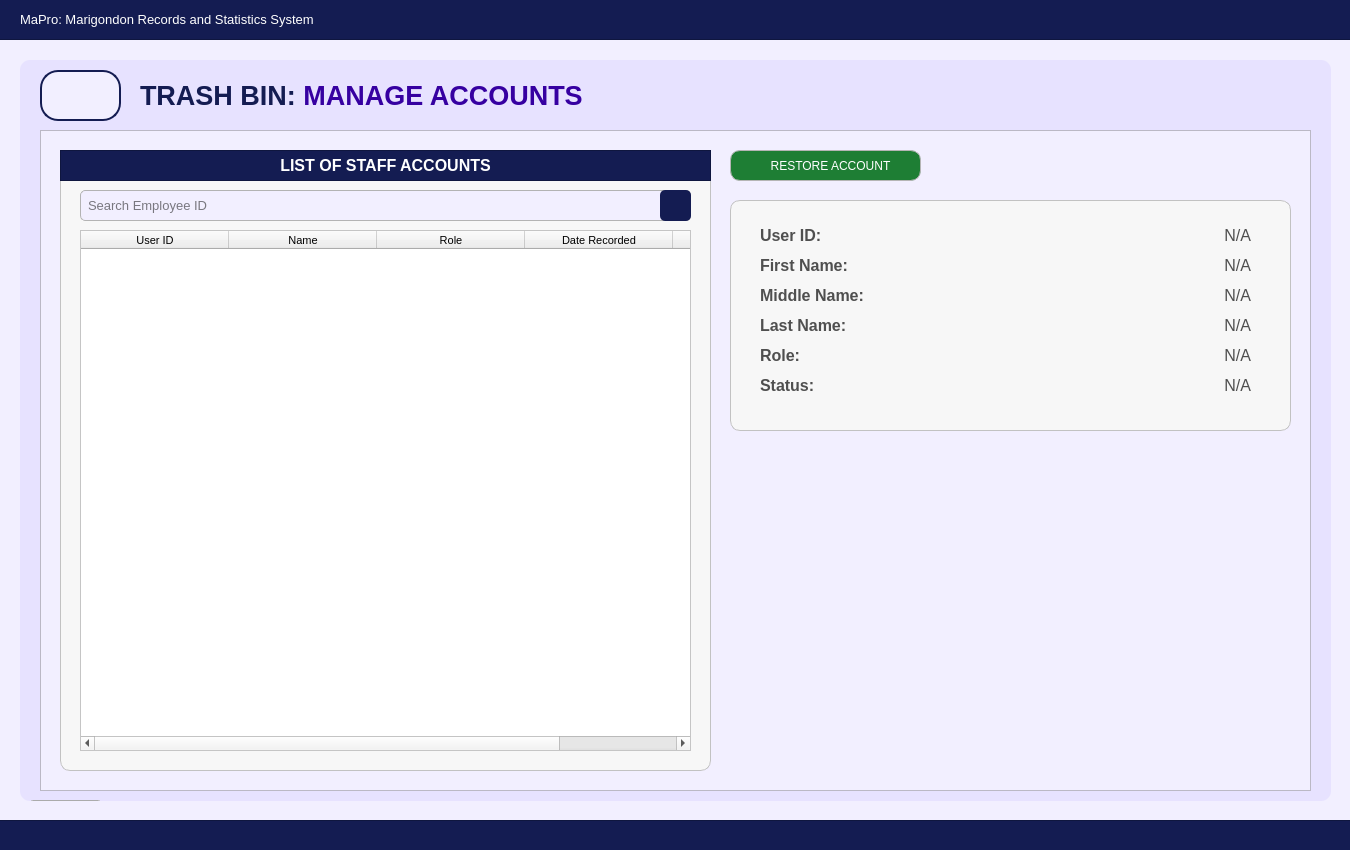
<?xml version="1.0" encoding="UTF-8"?>
<ui version="4.0">
 <class>User_dashboardWidget</class>
 <widget class="QWidget" name="User_dashboardWidget">
  <property name="geometry">
   <rect>
    <x>0</x>
    <y>0</y>
    <width>1350</width>
    <height>850</height>
   </rect>
  </property>
  <property name="sizePolicy">
   <sizepolicy hsizetype="Fixed" vsizetype="Fixed">
    <horstretch>0</horstretch>
    <verstretch>0</verstretch>
   </sizepolicy>
  </property>
  <property name="maximumSize">
   <size>
    <width>1350</width>
    <height>850</height>
   </size>
  </property>
  <property name="windowTitle">
   <string>Form</string>
  </property>
  <property name="styleSheet">
   <string notr="true">#User_dashboardWidget{
	background-color: #f2efff;
}</string>
  </property>
  <widget class="QFrame" name="border_blueLines1">
   <property name="geometry">
    <rect>
     <x>-10</x>
     <y>-1</y>
     <width>1371</width>
     <height>41</height>
    </rect>
   </property>
   <property name="styleSheet">
    <string notr="true">#border_blueLines1{
	background-color: #141c52;
}
</string>
   </property>
   <property name="frameShape">
    <enum>QFrame::Shape::StyledPanel</enum>
   </property>
   <property name="frameShadow">
    <enum>QFrame::Shadow::Raised</enum>
   </property>
   <widget class="QLabel" name="app_title">
    <property name="geometry">
     <rect>
      <x>30</x>
      <y>0</y>
      <width>1301</width>
      <height>41</height>
     </rect>
    </property>
    <property name="font">
     <font>
      <family>Arial</family>
      <pointsize>10</pointsize>
      <bold>false</bold>
     </font>
    </property>
    <property name="styleSheet">
     <string notr="true">#app_title {
	background-color: transparent;
	color: #FFFFFF;
}
</string>
    </property>
    <property name="text">
     <string>MaPro: Marigondon Records and Statistics System</string>
    </property>
    <property name="alignment">
     <set>Qt::AlignmentFlag::AlignLeading|Qt::AlignmentFlag::AlignLeft|Qt::AlignmentFlag::AlignVCenter</set>
    </property>
   </widget>
  </widget>
  <widget class="QFrame" name="border_blueLines2">
   <property name="geometry">
    <rect>
     <x>-10</x>
     <y>820</y>
     <width>1381</width>
     <height>31</height>
    </rect>
   </property>
   <property name="styleSheet">
    <string notr="true">#border_blueLines2{
	background-color: #141c52;
}
</string>
   </property>
   <property name="frameShape">
    <enum>QFrame::Shape::StyledPanel</enum>
   </property>
   <property name="frameShadow">
    <enum>QFrame::Shadow::Raised</enum>
   </property>
  </widget>
  <widget class="QFrame" name="baseBodyFrame">
   <property name="geometry">
    <rect>
     <x>20</x>
     <y>60</y>
     <width>1311</width>
     <height>741</height>
    </rect>
   </property>
   <property name="styleSheet">
    <string notr="true">#baseBodyFrame {
	background-color: #e7e2ff;
	border: none;
	border-radius: 10px;
}</string>
   </property>
   <property name="frameShape">
    <enum>QFrame::Shape::StyledPanel</enum>
   </property>
   <property name="frameShadow">
    <enum>QFrame::Shadow::Raised</enum>
   </property>
   <widget class="QPushButton" name="logout_buttonLogout_3">
    <property name="geometry">
     <rect>
      <x>10</x>
      <y>740</y>
      <width>71</width>
      <height>31</height>
     </rect>
    </property>
    <property name="font">
     <font>
      <family>Arial</family>
      <pointsize>8</pointsize>
      <bold>true</bold>
     </font>
    </property>
    <property name="cursor">
     <cursorShape>PointingHandCursor</cursorShape>
    </property>
    <property name="styleSheet">
     <string notr="true">#logout_buttonLogout {
    background-color: #bc1c1c;
    color: white;
    border-radius: 5px;
    padding: 10px; /* Optional: Adjusts spacing inside the button */
}
#logout_buttonLogout:hover {
    background-color: #d82020; /* Slightly lighter blue when hovered */
}
#logout_buttonLogout:pressed {
    background-color: #8c1515; /* Darker blue when clicked */
}</string>
    </property>
    <property name="text">
     <string>LOGOUT</string>
    </property>
   </widget>
   <widget class="QLabel" name="title_bodyStatistics">
    <property name="geometry">
     <rect>
      <x>120</x>
      <y>20</y>
      <width>641</width>
      <height>31</height>
     </rect>
    </property>
    <property name="font">
     <font>
      <family>Arial</family>
      <pointsize>20</pointsize>
      <bold>true</bold>
     </font>
    </property>
    <property name="styleSheet">
     <string notr="true">#title_bodyStatistics {
	background-color: transparent;
	color: #141c52;
}
</string>
    </property>
    <property name="text">
     <string>&lt;html&gt;&lt;head/&gt;&lt;body&gt;&lt;p&gt;TRASH BIN: &lt;span style=&quot; color:#3600a1;&quot;&gt;MANAGE ACCOUNTS&lt;/span&gt;&lt;/p&gt;&lt;/body&gt;&lt;/html&gt;</string>
    </property>
   </widget>
   <widget class="QFrame" name="statistics_frameBody">
    <property name="geometry">
     <rect>
      <x>20</x>
      <y>70</y>
      <width>1271</width>
      <height>661</height>
     </rect>
    </property>
    <property name="font">
     <font>
      <bold>true</bold>
     </font>
    </property>
    <property name="styleSheet">
     <string notr="true">#statistics_frameBody{
	background-color: #f2efff;
}</string>
    </property>
    <property name="frameShape">
     <enum>QFrame::Shape::StyledPanel</enum>
    </property>
    <property name="frameShadow">
     <enum>QFrame::Shadow::Raised</enum>
    </property>
    <widget class="QFrame" name="basePopUpBodyFrame">
     <property name="geometry">
      <rect>
       <x>20</x>
       <y>20</y>
       <width>651</width>
       <height>621</height>
      </rect>
     </property>
     <property name="styleSheet">
      <string notr="true">#basePopUpBodyFrame {
	background-color: rgb(247, 247, 247);
	border: 1px solid rgb(194, 194, 194);
	border-radius: 10px;
}</string>
     </property>
     <property name="frameShape">
      <enum>QFrame::Shape::StyledPanel</enum>
     </property>
     <property name="frameShadow">
      <enum>QFrame::Shadow::Raised</enum>
     </property>
     <widget class="QFrame" name="basePopUpTitleFrame_3">
      <property name="geometry">
       <rect>
        <x>0</x>
        <y>0</y>
        <width>651</width>
        <height>31</height>
       </rect>
      </property>
      <property name="styleSheet">
       <string notr="true">#basePopUpTitleFrame_3 {
	background-color: #141c52;
}</string>
      </property>
      <property name="frameShape">
       <enum>QFrame::Shape::StyledPanel</enum>
      </property>
      <property name="frameShadow">
       <enum>QFrame::Shadow::Raised</enum>
      </property>
      <widget class="QLabel" name="label_title_3">
       <property name="geometry">
        <rect>
         <x>0</x>
         <y>0</y>
         <width>651</width>
         <height>31</height>
        </rect>
       </property>
       <property name="font">
        <font>
         <family>Arial</family>
         <pointsize>12</pointsize>
         <bold>true</bold>
        </font>
       </property>
       <property name="styleSheet">
        <string notr="true">#label_title_3{
	background-color:transparent;
	color: rgb(255, 255, 255);
}</string>
       </property>
       <property name="text">
        <string>LIST OF STAFF ACCOUNTS</string>
       </property>
       <property name="alignment">
        <set>Qt::AlignmentFlag::AlignCenter</set>
       </property>
      </widget>
     </widget>
     <widget class="QLineEdit" name="adminpanel_empID_fieldSearch">
      <property name="geometry">
       <rect>
        <x>20</x>
        <y>40</y>
        <width>611</width>
        <height>31</height>
       </rect>
      </property>
      <property name="font">
       <font>
        <family>Arial</family>
        <pointsize>10</pointsize>
       </font>
      </property>
      <property name="styleSheet">
       <string notr="true">#adminpanel_empID_fieldSearch{
    border: 1px solid #b3b3b3;  /* Black border */
    border-radius: 5px;        /* Rounded corners */
    padding: 5px;               /* Inner spacing */
    background-color: #f2efff;  /* Gray background */
    color: #000000; 
}
</string>
      </property>
      <property name="text">
       <string/>
      </property>
      <property name="placeholderText">
       <string>Search Employee ID</string>
      </property>
     </widget>
     <widget class="QPushButton" name="buttonSearch">
      <property name="geometry">
       <rect>
        <x>600</x>
        <y>40</y>
        <width>31</width>
        <height>31</height>
       </rect>
      </property>
      <property name="font">
       <font>
        <family>Arial</family>
        <pointsize>9</pointsize>
       </font>
      </property>
      <property name="cursor">
       <cursorShape>PointingHandCursor</cursorShape>
      </property>
      <property name="focusPolicy">
       <enum>Qt::FocusPolicy::NoFocus</enum>
      </property>
      <property name="styleSheet">
       <string notr="true">#buttonSearch {
    background-color:  #141c52;
    color: white;
    border-radius: 5px;
    padding: 10px; /* Optional: Adjusts spacing inside the button */
}
#buttonSearch:hover {
    background-color: #1a237e; /* Slightly lighter blue when hovered */
}
#buttonSearch:pressed {
    background-color: #0f1442; /* Darker blue when clicked */
}</string>
      </property>
      <property name="text">
       <string/>
      </property>
      <property name="icon">
       <iconset>
        <normaloff>../../../../../Desktop/CTU 2nd Year - 2nd Semester Files/PC 225L - INFORMATION MANAGEMENT LABORATORY/PROFILING_SYSTEM/Profiling-System/Assets/FuncIcons/icon_search_w.svg</normaloff>../../../../../Desktop/CTU 2nd Year - 2nd Semester Files/PC 225L - INFORMATION MANAGEMENT LABORATORY/PROFILING_SYSTEM/Profiling-System/Assets/FuncIcons/icon_search_w.svg</iconset>
      </property>
      <property name="iconSize">
       <size>
        <width>20</width>
        <height>20</height>
       </size>
      </property>
     </widget>
     <widget class="QTableWidget" name="adminpanel_tableView_List_StaffAccounts">
      <property name="geometry">
       <rect>
        <x>20</x>
        <y>80</y>
        <width>611</width>
        <height>521</height>
       </rect>
      </property>
      <property name="font">
       <font>
        <family>Arial</family>
        <pointsize>8</pointsize>
       </font>
      </property>
      <property name="focusPolicy">
       <enum>Qt::FocusPolicy::NoFocus</enum>
      </property>
      <property name="styleSheet">
       <string notr="true">#adminpanel_tableView_List_StaffAccounts {
	background-color: rgb(255, 255, 255);
	color: #black;
}
</string>
      </property>
      <property name="editTriggers">
       <set>QAbstractItemView::EditTrigger::NoEditTriggers</set>
      </property>
      <attribute name="horizontalHeaderVisible">
       <bool>true</bool>
      </attribute>
      <attribute name="horizontalHeaderCascadingSectionResizes">
       <bool>false</bool>
      </attribute>
      <attribute name="horizontalHeaderDefaultSectionSize">
       <number>148</number>
      </attribute>
      <attribute name="horizontalHeaderShowSortIndicator" stdset="0">
       <bool>false</bool>
      </attribute>
      <attribute name="horizontalHeaderStretchLastSection">
       <bool>true</bool>
      </attribute>
      <attribute name="verticalHeaderVisible">
       <bool>false</bool>
      </attribute>
      <attribute name="verticalHeaderCascadingSectionResizes">
       <bool>false</bool>
      </attribute>
      <column>
       <property name="text">
        <string>User ID</string>
       </property>
       <property name="font">
        <font>
         <family>Arial</family>
         <pointsize>8</pointsize>
        </font>
       </property>
       <property name="background">
        <color>
         <red>211</red>
         <green>205</green>
         <blue>255</blue>
        </color>
       </property>
      </column>
      <column>
       <property name="text">
        <string>Name</string>
       </property>
       <property name="font">
        <font>
         <family>Arial</family>
         <pointsize>8</pointsize>
        </font>
       </property>
       <property name="background">
        <color>
         <red>211</red>
         <green>205</green>
         <blue>255</blue>
        </color>
       </property>
      </column>
      <column>
       <property name="text">
        <string>Role</string>
       </property>
       <property name="font">
        <font>
         <family>Arial</family>
         <pointsize>8</pointsize>
        </font>
       </property>
       <property name="background">
        <color>
         <red>211</red>
         <green>205</green>
         <blue>255</blue>
        </color>
       </property>
      </column>
      <column>
       <property name="text">
        <string>Date Recorded</string>
       </property>
       <property name="font">
        <font>
         <family>Arial</family>
         <pointsize>8</pointsize>
        </font>
       </property>
       <property name="background">
        <color>
         <red>211</red>
         <green>205</green>
         <blue>255</blue>
        </color>
       </property>
      </column>
      <column>
       <property name="text">
        <string>Is Active</string>
       </property>
       <property name="background">
        <color>
         <red>211</red>
         <green>205</green>
         <blue>255</blue>
        </color>
       </property>
      </column>
     </widget>
    </widget>
    <widget class="QPushButton" name="admn_button_RecoverAcc">
     <property name="geometry">
      <rect>
       <x>690</x>
       <y>20</y>
       <width>191</width>
       <height>31</height>
      </rect>
     </property>
     <property name="font">
      <font>
       <family>Arial</family>
       <pointsize>9</pointsize>
      </font>
     </property>
     <property name="cursor">
      <cursorShape>PointingHandCursor</cursorShape>
     </property>
     <property name="focusPolicy">
      <enum>Qt::FocusPolicy::NoFocus</enum>
     </property>
     <property name="styleSheet">
      <string notr="true">#admn_button_RecoverAcc {
    background-color:  #1e7e34; /* Default green */
    color: white;
    border: 1px solid #b5b5b5;
    border-radius: 10px;
    padding: 10px; 
}

#admn_button_RecoverAcc:hover {
    background-color: #28a745; /* Brighter green when hovered */
    color: white; 
}

#admn_button_RecoverAcc:pressed {
    background-color:  #34c759; /* Darker green when pressed */
    color: white; 
}
</string>
     </property>
     <property name="text">
      <string>   RESTORE ACCOUNT</string>
     </property>
     <property name="icon">
      <iconset>
       <normaloff>../../../Assets/FuncIcons/icon_add.svg</normaloff>../../../Assets/FuncIcons/icon_add.svg</iconset>
     </property>
     <property name="iconSize">
      <size>
       <width>20</width>
       <height>20</height>
      </size>
     </property>
    </widget>
    <widget class="QFrame" name="basePopUpBodyFrame_4">
     <property name="geometry">
      <rect>
       <x>690</x>
       <y>70</y>
       <width>561</width>
       <height>231</height>
      </rect>
     </property>
     <property name="styleSheet">
      <string notr="true">#basePopUpBodyFrame_4 {
	background-color: rgb(247, 247, 247);
	border: 1px solid rgb(194, 194, 194);
	border-radius: 10px;
}</string>
     </property>
     <property name="frameShape">
      <enum>QFrame::Shape::StyledPanel</enum>
     </property>
     <property name="frameShadow">
      <enum>QFrame::Shadow::Raised</enum>
     </property>
     <widget class="QLabel" name="ap_label_user_fname">
      <property name="geometry">
       <rect>
        <x>30</x>
        <y>50</y>
        <width>191</width>
        <height>31</height>
       </rect>
      </property>
      <property name="font">
       <font>
        <family>Arial</family>
        <pointsize>12</pointsize>
        <bold>true</bold>
       </font>
      </property>
      <property name="styleSheet">
       <string notr="true">#ap_label_user_fname{
	background-color:transparent;
	color:#4f4f4f;
}</string>
      </property>
      <property name="text">
       <string>First Name:</string>
      </property>
      <property name="alignment">
       <set>Qt::AlignmentFlag::AlignLeading|Qt::AlignmentFlag::AlignLeft|Qt::AlignmentFlag::AlignVCenter</set>
      </property>
     </widget>
     <widget class="QLabel" name="ap_label_user_mname">
      <property name="geometry">
       <rect>
        <x>30</x>
        <y>80</y>
        <width>191</width>
        <height>31</height>
       </rect>
      </property>
      <property name="font">
       <font>
        <family>Arial</family>
        <pointsize>12</pointsize>
        <bold>true</bold>
       </font>
      </property>
      <property name="styleSheet">
       <string notr="true">#ap_label_user_mname{
	background-color:transparent;
	color:#4f4f4f;
}</string>
      </property>
      <property name="text">
       <string>Middle Name:</string>
      </property>
      <property name="alignment">
       <set>Qt::AlignmentFlag::AlignLeading|Qt::AlignmentFlag::AlignLeft|Qt::AlignmentFlag::AlignVCenter</set>
      </property>
     </widget>
     <widget class="QLabel" name="ap_display_user_id">
      <property name="geometry">
       <rect>
        <x>190</x>
        <y>20</y>
        <width>331</width>
        <height>31</height>
       </rect>
      </property>
      <property name="font">
       <font>
        <family>Arial</family>
        <pointsize>12</pointsize>
       </font>
      </property>
      <property name="styleSheet">
       <string notr="true">#ap_display_user_id{
	background-color:transparent;
	color:#4f4f4f;
}</string>
      </property>
      <property name="text">
       <string>N/A</string>
      </property>
      <property name="alignment">
       <set>Qt::AlignmentFlag::AlignRight|Qt::AlignmentFlag::AlignTrailing|Qt::AlignmentFlag::AlignVCenter</set>
      </property>
     </widget>
     <widget class="QLabel" name="ap_label_user_lname">
      <property name="geometry">
       <rect>
        <x>30</x>
        <y>110</y>
        <width>181</width>
        <height>31</height>
       </rect>
      </property>
      <property name="font">
       <font>
        <family>Arial</family>
        <pointsize>12</pointsize>
        <bold>true</bold>
       </font>
      </property>
      <property name="styleSheet">
       <string notr="true">#ap_label_user_lname{
	background-color:transparent;
	color:#4f4f4f;
}</string>
      </property>
      <property name="text">
       <string>Last Name:</string>
      </property>
      <property name="alignment">
       <set>Qt::AlignmentFlag::AlignLeading|Qt::AlignmentFlag::AlignLeft|Qt::AlignmentFlag::AlignVCenter</set>
      </property>
     </widget>
     <widget class="QLabel" name="ap_display_user_lname">
      <property name="geometry">
       <rect>
        <x>190</x>
        <y>110</y>
        <width>331</width>
        <height>31</height>
       </rect>
      </property>
      <property name="font">
       <font>
        <family>Arial</family>
        <pointsize>12</pointsize>
       </font>
      </property>
      <property name="styleSheet">
       <string notr="true">#ap_display_user_lname{
	background-color:transparent;
	color:#4f4f4f;
}</string>
      </property>
      <property name="text">
       <string>N/A</string>
      </property>
      <property name="alignment">
       <set>Qt::AlignmentFlag::AlignRight|Qt::AlignmentFlag::AlignTrailing|Qt::AlignmentFlag::AlignVCenter</set>
      </property>
     </widget>
     <widget class="QLabel" name="ap_display_user_fname">
      <property name="geometry">
       <rect>
        <x>190</x>
        <y>50</y>
        <width>331</width>
        <height>31</height>
       </rect>
      </property>
      <property name="font">
       <font>
        <family>Arial</family>
        <pointsize>12</pointsize>
       </font>
      </property>
      <property name="styleSheet">
       <string notr="true">#ap_display_user_fname{
	background-color:transparent;
	color:#4f4f4f;
}</string>
      </property>
      <property name="text">
       <string>N/A</string>
      </property>
      <property name="alignment">
       <set>Qt::AlignmentFlag::AlignRight|Qt::AlignmentFlag::AlignTrailing|Qt::AlignmentFlag::AlignVCenter</set>
      </property>
     </widget>
     <widget class="QLabel" name="ap_label_user_id">
      <property name="geometry">
       <rect>
        <x>30</x>
        <y>20</y>
        <width>151</width>
        <height>31</height>
       </rect>
      </property>
      <property name="font">
       <font>
        <family>Arial</family>
        <pointsize>12</pointsize>
        <bold>true</bold>
       </font>
      </property>
      <property name="styleSheet">
       <string notr="true">#ap_label_user_id{
	background-color:transparent;
	color:#4f4f4f;
}</string>
      </property>
      <property name="text">
       <string>User ID:</string>
      </property>
      <property name="alignment">
       <set>Qt::AlignmentFlag::AlignLeading|Qt::AlignmentFlag::AlignLeft|Qt::AlignmentFlag::AlignVCenter</set>
      </property>
     </widget>
     <widget class="QLabel" name="ap_display_user_mname">
      <property name="geometry">
       <rect>
        <x>190</x>
        <y>80</y>
        <width>331</width>
        <height>31</height>
       </rect>
      </property>
      <property name="font">
       <font>
        <family>Arial</family>
        <pointsize>12</pointsize>
       </font>
      </property>
      <property name="styleSheet">
       <string notr="true">#ap_display_user_mname{
	background-color:transparent;
	color:#4f4f4f;
}</string>
      </property>
      <property name="text">
       <string>N/A</string>
      </property>
      <property name="alignment">
       <set>Qt::AlignmentFlag::AlignRight|Qt::AlignmentFlag::AlignTrailing|Qt::AlignmentFlag::AlignVCenter</set>
      </property>
     </widget>
     <widget class="QLabel" name="ap_label_user_role">
      <property name="geometry">
       <rect>
        <x>30</x>
        <y>140</y>
        <width>181</width>
        <height>31</height>
       </rect>
      </property>
      <property name="font">
       <font>
        <family>Arial</family>
        <pointsize>12</pointsize>
        <bold>true</bold>
       </font>
      </property>
      <property name="styleSheet">
       <string notr="true">#ap_label_user_role{
	background-color:transparent;
	color:#4f4f4f;
}</string>
      </property>
      <property name="text">
       <string>Role:</string>
      </property>
      <property name="alignment">
       <set>Qt::AlignmentFlag::AlignLeading|Qt::AlignmentFlag::AlignLeft|Qt::AlignmentFlag::AlignVCenter</set>
      </property>
     </widget>
     <widget class="QLabel" name="ap_display_user_role">
      <property name="geometry">
       <rect>
        <x>190</x>
        <y>140</y>
        <width>331</width>
        <height>31</height>
       </rect>
      </property>
      <property name="font">
       <font>
        <family>Arial</family>
        <pointsize>12</pointsize>
       </font>
      </property>
      <property name="styleSheet">
       <string notr="true">#ap_display_user_role{
	background-color:transparent;
	color:#4f4f4f;
}</string>
      </property>
      <property name="text">
       <string>N/A</string>
      </property>
      <property name="alignment">
       <set>Qt::AlignmentFlag::AlignRight|Qt::AlignmentFlag::AlignTrailing|Qt::AlignmentFlag::AlignVCenter</set>
      </property>
     </widget>
     <widget class="QLabel" name="ap_label_user_status">
      <property name="geometry">
       <rect>
        <x>30</x>
        <y>170</y>
        <width>221</width>
        <height>31</height>
       </rect>
      </property>
      <property name="font">
       <font>
        <family>Arial</family>
        <pointsize>12</pointsize>
        <bold>true</bold>
       </font>
      </property>
      <property name="styleSheet">
       <string notr="true">#ap_label_user_status{
	background-color:transparent;
	color:#4f4f4f;
}</string>
      </property>
      <property name="text">
       <string>Status:</string>
      </property>
      <property name="alignment">
       <set>Qt::AlignmentFlag::AlignLeading|Qt::AlignmentFlag::AlignLeft|Qt::AlignmentFlag::AlignVCenter</set>
      </property>
     </widget>
     <widget class="QLabel" name="ap_display_user_status">
      <property name="geometry">
       <rect>
        <x>190</x>
        <y>170</y>
        <width>331</width>
        <height>31</height>
       </rect>
      </property>
      <property name="font">
       <font>
        <family>Arial</family>
        <pointsize>12</pointsize>
       </font>
      </property>
      <property name="styleSheet">
       <string notr="true">#ap_display_user_status{
	background-color:transparent;
	color:#4f4f4f;
}</string>
      </property>
      <property name="text">
       <string>N/A</string>
      </property>
      <property name="alignment">
       <set>Qt::AlignmentFlag::AlignRight|Qt::AlignmentFlag::AlignTrailing|Qt::AlignmentFlag::AlignVCenter</set>
      </property>
     </widget>
    </widget>
   </widget>
   <widget class="QToolButton" name="btn_returnToTrashBinPage">
    <property name="geometry">
     <rect>
      <x>20</x>
      <y>10</y>
      <width>81</width>
      <height>51</height>
     </rect>
    </property>
    <property name="styleSheet">
     <string notr="true">#btn_returnToTrashBinPage {
    background-color: #f2efff;
    color: #141c52;
	border: 2px solid #141c52; 
	border-radius: 18px;
	text-align: left;
    padding: 10px; /* Optional: Adjusts spacing inside the button */
}
#btn_returnToTrashBinPage:hover {
    background-color: #fdfdff; /* Slightly lighter blue when hovered */
}
#btn_returnToTrashBinPage:pressed {
    background-color: #e7e5f4; /* Darker blue when clicked */
}

</string>
    </property>
    <property name="text">
     <string/>
    </property>
    <property name="icon">
     <iconset>
      <normaloff>../../../Assets/FuncIcons/img_return.png</normaloff>../../../Assets/FuncIcons/img_return.png</iconset>
    </property>
    <property name="iconSize">
     <size>
      <width>25</width>
      <height>25</height>
     </size>
    </property>
   </widget>
  </widget>
 </widget>
 <resources/>
 <connections/>
</ui>
